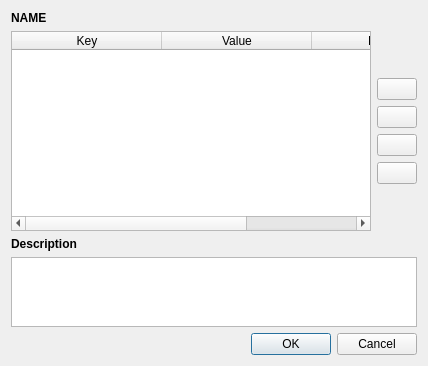
<?xml version="1.0" encoding="UTF-8"?>
<ui version="4.0">
 <class>HKPropertyDialog</class>
 <widget class="QDialog" name="HKPropertyDialog">
  <property name="geometry">
   <rect>
    <x>0</x>
    <y>0</y>
    <width>420</width>
    <height>364</height>
   </rect>
  </property>
  <property name="windowTitle">
   <string>Edit Tag</string>
  </property>
  <layout class="QVBoxLayout" name="verticalLayout_2">
   <item>
    <widget class="QLabel" name="lbl_name">
     <property name="font">
      <font>
       <weight>75</weight>
       <bold>true</bold>
      </font>
     </property>
     <property name="text">
      <string>NAME</string>
     </property>
    </widget>
   </item>
   <item>
    <layout class="QHBoxLayout" name="horizontalLayout">
     <item>
      <widget class="QTableWidget" name="tb_keys">
       <property name="minimumSize">
        <size>
         <width>360</width>
         <height>200</height>
        </size>
       </property>
       <property name="toolTip">
        <string>&lt;html&gt;&lt;head/&gt;&lt;body&gt;&lt;p align=&quot;center&quot;&gt;&lt;span style=&quot; font-weight:600; text-decoration: underline;&quot;&gt;Keys&lt;/span&gt;&lt;/p&gt;&lt;p&gt;Keys are unique codes that the game uses to determine the behavior of the rigid body inside the game world. Each key can only hold one value at a time. Some keys can correspond to multiple flags in one value by setting individual bits. For the latter, you can alter what bitwise operation this tag will apply to a binary &lt;span style=&quot; font-weight:600;&quot;&gt;SET (x = y)&lt;/span&gt; or a binary &lt;span style=&quot; font-weight:600;&quot;&gt;OR (x |= y)&lt;/span&gt;. Binary &lt;span style=&quot; font-weight:600;&quot;&gt;SET&lt;/span&gt; operations will always be executed first.&lt;/p&gt;&lt;p&gt;e.g. Generations determines the type of base collision with the key &lt;span style=&quot; font-weight:600;&quot;&gt;1260399450&lt;/span&gt;. Setting this key to a value of &lt;span style=&quot; font-weight:600;&quot;&gt;6 &lt;/span&gt;will make footsteps sound like grass, while a value of &lt;span style=&quot; font-weight:600;&quot;&gt;13 &lt;/span&gt;will damage the player instead.&lt;/p&gt;&lt;p&gt;You can find more information about collision keys with &lt;span style=&quot; font-weight:600;&quot;&gt;Help &amp;gt; Community Guide&lt;/span&gt;.&lt;/p&gt;&lt;/body&gt;&lt;/html&gt;</string>
       </property>
       <property name="editTriggers">
        <set>QAbstractItemView::DoubleClicked|QAbstractItemView::EditKeyPressed</set>
       </property>
       <property name="selectionMode">
        <enum>QAbstractItemView::SingleSelection</enum>
       </property>
       <property name="selectionBehavior">
        <enum>QAbstractItemView::SelectRows</enum>
       </property>
       <attribute name="horizontalHeaderVisible">
        <bool>true</bool>
       </attribute>
       <attribute name="horizontalHeaderDefaultSectionSize">
        <number>150</number>
       </attribute>
       <attribute name="horizontalHeaderHighlightSections">
        <bool>true</bool>
       </attribute>
       <attribute name="horizontalHeaderStretchLastSection">
        <bool>true</bool>
       </attribute>
       <attribute name="verticalHeaderVisible">
        <bool>false</bool>
       </attribute>
       <column>
        <property name="text">
         <string>Key</string>
        </property>
        <property name="textAlignment">
         <set>AlignHCenter|AlignVCenter|AlignCenter</set>
        </property>
       </column>
       <column>
        <property name="text">
         <string>Value</string>
        </property>
        <property name="textAlignment">
         <set>AlignHCenter|AlignVCenter|AlignCenter</set>
        </property>
       </column>
       <column>
        <property name="text">
         <string>Bitwise</string>
        </property>
        <property name="textAlignment">
         <set>AlignHCenter|AlignVCenter|AlignCenter</set>
        </property>
       </column>
      </widget>
     </item>
     <item>
      <layout class="QVBoxLayout" name="verticalLayout">
       <item>
        <spacer name="verticalSpacer">
         <property name="orientation">
          <enum>Qt::Vertical</enum>
         </property>
         <property name="sizeHint" stdset="0">
          <size>
           <width>20</width>
           <height>40</height>
          </size>
         </property>
        </spacer>
       </item>
       <item>
        <widget class="QPushButton" name="pb_up">
         <property name="toolTip">
          <string>Moves the key one spot up on the list.</string>
         </property>
         <property name="text">
          <string/>
         </property>
         <property name="icon">
          <iconset resource="HKResource.qrc">
           <normaloff>:/Button/up.png</normaloff>:/Button/up.png</iconset>
         </property>
        </widget>
       </item>
       <item>
        <widget class="QPushButton" name="pb_new">
         <property name="toolTip">
          <string>Creates a new key.</string>
         </property>
         <property name="text">
          <string/>
         </property>
         <property name="icon">
          <iconset resource="HKResource.qrc">
           <normaloff>:/Button/plus.png</normaloff>:/Button/plus.png</iconset>
         </property>
        </widget>
       </item>
       <item>
        <widget class="QPushButton" name="pb_delete">
         <property name="toolTip">
          <string>Deletes the selected key.</string>
         </property>
         <property name="text">
          <string/>
         </property>
         <property name="icon">
          <iconset resource="HKResource.qrc">
           <normaloff>:/Button/minus.png</normaloff>:/Button/minus.png</iconset>
         </property>
        </widget>
       </item>
       <item>
        <widget class="QPushButton" name="pb_down">
         <property name="toolTip">
          <string>Moves the key one spot down on the list.</string>
         </property>
         <property name="text">
          <string/>
         </property>
         <property name="icon">
          <iconset resource="HKResource.qrc">
           <normaloff>:/Button/down.png</normaloff>:/Button/down.png</iconset>
         </property>
        </widget>
       </item>
       <item>
        <spacer name="verticalSpacer_2">
         <property name="orientation">
          <enum>Qt::Vertical</enum>
         </property>
         <property name="sizeHint" stdset="0">
          <size>
           <width>20</width>
           <height>40</height>
          </size>
         </property>
        </spacer>
       </item>
      </layout>
     </item>
    </layout>
   </item>
   <item>
    <widget class="QLabel" name="label">
     <property name="font">
      <font>
       <weight>75</weight>
       <bold>true</bold>
      </font>
     </property>
     <property name="text">
      <string>Description</string>
     </property>
    </widget>
   </item>
   <item>
    <widget class="QPlainTextEdit" name="te_description">
     <property name="sizePolicy">
      <sizepolicy hsizetype="Expanding" vsizetype="Preferred">
       <horstretch>0</horstretch>
       <verstretch>0</verstretch>
      </sizepolicy>
     </property>
     <property name="toolTip">
      <string>A custom description for this tag. Optional.</string>
     </property>
    </widget>
   </item>
   <item>
    <widget class="QDialogButtonBox" name="button_box">
     <property name="orientation">
      <enum>Qt::Horizontal</enum>
     </property>
     <property name="standardButtons">
      <set>QDialogButtonBox::Cancel|QDialogButtonBox::Ok</set>
     </property>
    </widget>
   </item>
  </layout>
 </widget>
 <resources>
  <include location="HKResource.qrc"/>
 </resources>
 <connections>
  <connection>
   <sender>button_box</sender>
   <signal>accepted()</signal>
   <receiver>HKPropertyDialog</receiver>
   <slot>accept()</slot>
   <hints>
    <hint type="sourcelabel">
     <x>248</x>
     <y>254</y>
    </hint>
    <hint type="destinationlabel">
     <x>157</x>
     <y>274</y>
    </hint>
   </hints>
  </connection>
  <connection>
   <sender>button_box</sender>
   <signal>rejected()</signal>
   <receiver>HKPropertyDialog</receiver>
   <slot>reject()</slot>
   <hints>
    <hint type="sourcelabel">
     <x>316</x>
     <y>260</y>
    </hint>
    <hint type="destinationlabel">
     <x>286</x>
     <y>274</y>
    </hint>
   </hints>
  </connection>
 </connections>
</ui>
